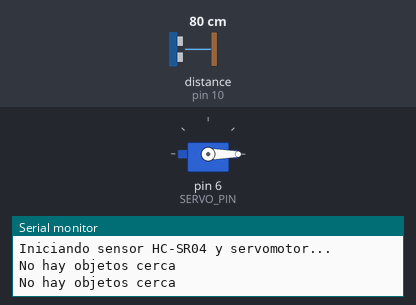
Recording of a sketch running on a simulated Arduino Uno, built with avr-gcc and run on an emulated ATmega328P. Shown: servo, the last lines printed to the serial monitor. Wiring (inferred from the names in the program): ultrasonic range finder: trigger pin 9; echo pin 10. The test bench sets the inputs (shaded band); at power-on: distance to the obstacle (sensor on pin 10) 80 cm. The echo pulse lasts 58.3 µs per cm.

Above: at 3.8 s.
3.9 s: distance to the obstacle (sensor on pin 10) set to 65 cm
7.8 s: distance to the obstacle (sensor on pin 10) set to 55 cm
At 9.6 s:
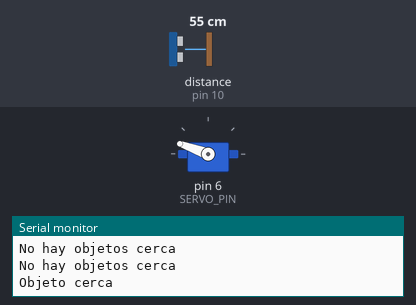
11.7 s: distance to the obstacle (sensor on pin 10) set to 120 cm
At 14.1 s:
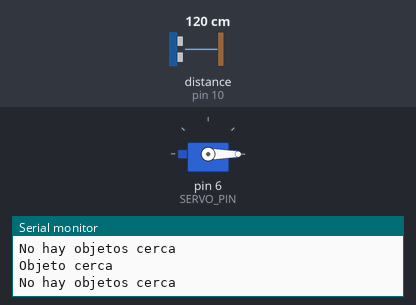
15.6 s: distance to the obstacle (sensor on pin 10) set to 2 cm
At 16.4 s:
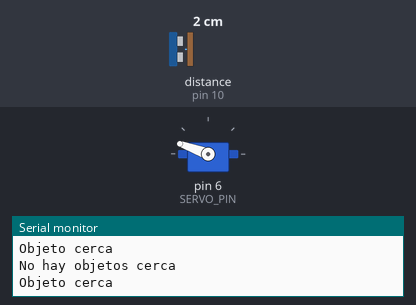
Timing chart, 0 to 18.6 s (numbered marks = the images above; inputs shaded):
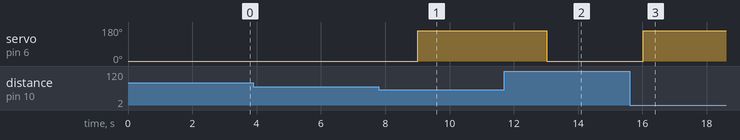

Measured:
- the behaviour switches between 61 and 60 cm on distance to the obstacle (sensor on pin 10) (found by bisection; images 0 and 1)
- after the input at 7.8 s, servo on pin 6 (SERVO_PIN): 0° → 160° after 1.2 s
- after the input at 11.7 s, servo on pin 6 (SERVO_PIN): 160° → 0° after 1.3 s
- after the input at 15.6 s, servo on pin 6 (SERVO_PIN): 0° → 160° after 0.43 s

The sketch:

app.ino
```cpp
#include <Servo.h>

#define TRIG_PIN 9   // Pin conectado a TRIG del sensor
#define ECHO_PIN 10  // Pin conectado a ECHO del sensor
#define SERVO_PIN 6  // Pin conectado al servomotor

Servo myServo; // Crear objeto servomotor

void setup() {
  // Configuración de pines
  pinMode(TRIG_PIN, OUTPUT);
  pinMode(ECHO_PIN, INPUT);

  // Configurar el pin del servomotor
  myServo.attach(SERVO_PIN);
  myServo.write(0); // Inicialmente, el servomotor estará en posición 0

  // Iniciar comunicación serial
  Serial.begin(9600);
  Serial.println("Iniciando sensor HC-SR04 y servomotor...");
}

void loop() {
  long duration;
  float distance;

  // Enviar un pulso de 10 microsegundos en el pin TRIG
  digitalWrite(TRIG_PIN, LOW);
  delayMicroseconds(2);
  digitalWrite(TRIG_PIN, HIGH);
  delayMicroseconds(10);
  digitalWrite(TRIG_PIN, LOW);

  // Leer el tiempo del pulso de ECHO
  duration = pulseIn(ECHO_PIN, HIGH);

  // Convertir el tiempo a distancia en cm
  distance = (duration * 0.034) / 2;

  // Activar el servomotor si está a menos de 20 cm
  if (distance <= 60.0) {
    Serial.println("Objeto cerca");
    myServo.write(160); // Mover servomotor a 90 grados
    delay(1000);       // Esperar 1 segundo
  } else {
    Serial.println("No hay objetos cerca");
    myServo.write(0); // Retornar servomotor a posición 0
  }

  // Esperar un momento antes de la siguiente lectura
  delay(3000);
}
```
